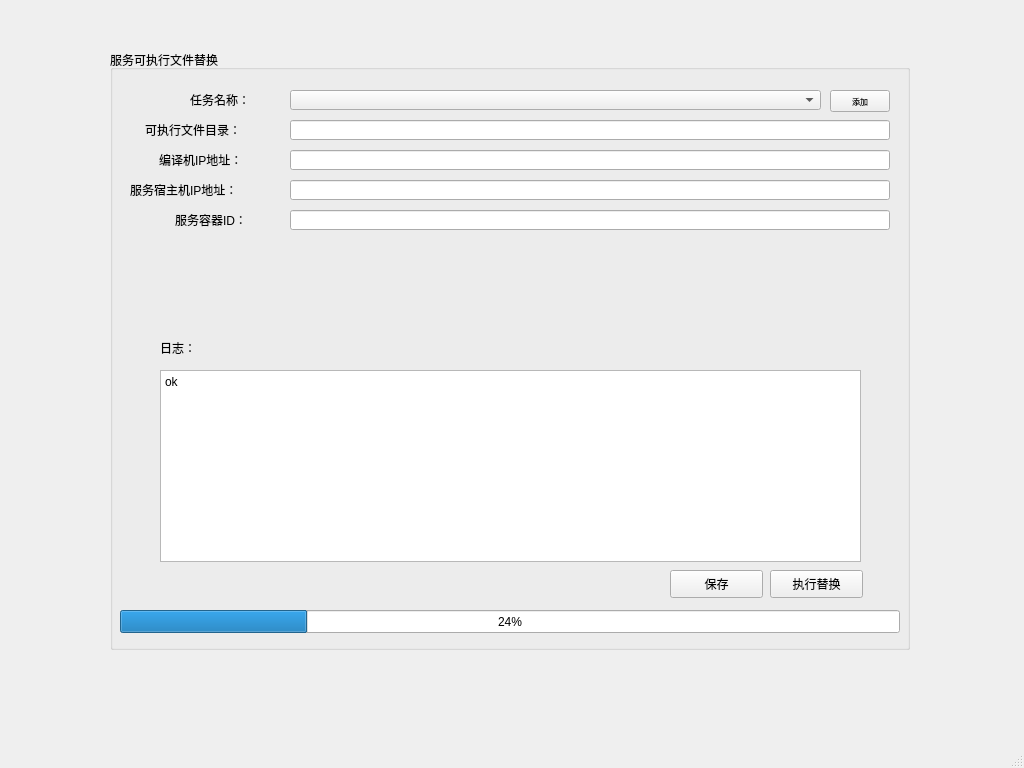
<?xml version="1.0" encoding="UTF-8"?>
<ui version="4.0">
 <class>mainWindow</class>
 <widget class="QMainWindow" name="mainWindow">
  <property name="geometry">
   <rect>
    <x>0</x>
    <y>0</y>
    <width>1024</width>
    <height>768</height>
   </rect>
  </property>
  <property name="windowTitle">
   <string>微服务替换助手 - liuxinhao4@huawei.com</string>
  </property>
  <widget class="QWidget" name="centralwidget">
   <widget class="QGroupBox" name="groupBox">
    <property name="geometry">
     <rect>
      <x>110</x>
      <y>50</y>
      <width>800</width>
      <height>600</height>
     </rect>
    </property>
    <property name="title">
     <string>服务可执行文件替换</string>
    </property>
    <widget class="QProgressBar" name="progressBar">
     <property name="enabled">
      <bool>true</bool>
     </property>
     <property name="geometry">
      <rect>
       <x>10</x>
       <y>560</y>
       <width>780</width>
       <height>23</height>
      </rect>
     </property>
     <property name="value">
      <number>24</number>
     </property>
     <property name="textVisible">
      <bool>true</bool>
     </property>
     <property name="invertedAppearance">
      <bool>false</bool>
     </property>
    </widget>
    <widget class="QPushButton" name="ReplaceButton">
     <property name="geometry">
      <rect>
       <x>660</x>
       <y>520</y>
       <width>93</width>
       <height>28</height>
      </rect>
     </property>
     <property name="text">
      <string>执行替换</string>
     </property>
    </widget>
    <widget class="QPushButton" name="StoreButton">
     <property name="geometry">
      <rect>
       <x>560</x>
       <y>520</y>
       <width>93</width>
       <height>28</height>
      </rect>
     </property>
     <property name="text">
      <string>保存</string>
     </property>
    </widget>
    <widget class="QLineEdit" name="PathLineEdit">
     <property name="geometry">
      <rect>
       <x>180</x>
       <y>70</y>
       <width>600</width>
       <height>20</height>
      </rect>
     </property>
    </widget>
    <widget class="QLabel" name="label">
     <property name="geometry">
      <rect>
       <x>80</x>
       <y>40</y>
       <width>150</width>
       <height>20</height>
      </rect>
     </property>
     <property name="text">
      <string>任务名称：</string>
     </property>
    </widget>
    <widget class="QComboBox" name="NameComboBox">
     <property name="geometry">
      <rect>
       <x>180</x>
       <y>40</y>
       <width>531</width>
       <height>20</height>
      </rect>
     </property>
    </widget>
    <widget class="QLabel" name="label_2">
     <property name="geometry">
      <rect>
       <x>35</x>
       <y>70</y>
       <width>150</width>
       <height>20</height>
      </rect>
     </property>
     <property name="text">
      <string>可执行文件目录：</string>
     </property>
    </widget>
    <widget class="QLabel" name="label_3">
     <property name="geometry">
      <rect>
       <x>49</x>
       <y>100</y>
       <width>120</width>
       <height>20</height>
      </rect>
     </property>
     <property name="text">
      <string>编译机IP地址：</string>
     </property>
    </widget>
    <widget class="QLabel" name="label_4">
     <property name="geometry">
      <rect>
       <x>20</x>
       <y>130</y>
       <width>150</width>
       <height>20</height>
      </rect>
     </property>
     <property name="text">
      <string>服务宿主机IP地址：</string>
     </property>
    </widget>
    <widget class="QLabel" name="label_5">
     <property name="geometry">
      <rect>
       <x>65</x>
       <y>160</y>
       <width>150</width>
       <height>20</height>
      </rect>
     </property>
     <property name="text">
      <string>服务容器ID：</string>
     </property>
    </widget>
    <widget class="QLineEdit" name="CompileLineEdit">
     <property name="geometry">
      <rect>
       <x>180</x>
       <y>100</y>
       <width>600</width>
       <height>20</height>
      </rect>
     </property>
    </widget>
    <widget class="QLineEdit" name="HostLineEdit">
     <property name="geometry">
      <rect>
       <x>180</x>
       <y>130</y>
       <width>600</width>
       <height>20</height>
      </rect>
     </property>
    </widget>
    <widget class="QLineEdit" name="ConIDLineEdit">
     <property name="geometry">
      <rect>
       <x>180</x>
       <y>160</y>
       <width>600</width>
       <height>20</height>
      </rect>
     </property>
    </widget>
    <widget class="QTextBrowser" name="LogTextBrowser">
     <property name="geometry">
      <rect>
       <x>50</x>
       <y>320</y>
       <width>701</width>
       <height>192</height>
      </rect>
     </property>
     <property name="html">
      <string>&lt;!DOCTYPE HTML PUBLIC &quot;-//W3C//DTD HTML 4.0//EN&quot; &quot;http://www.w3.org/TR/REC-html40/strict.dtd&quot;&gt;
&lt;html&gt;&lt;head&gt;&lt;meta name=&quot;qrichtext&quot; content=&quot;1&quot; /&gt;&lt;style type=&quot;text/css&quot;&gt;
p, li { white-space: pre-wrap; }
&lt;/style&gt;&lt;/head&gt;&lt;body style=&quot; font-family:'SimSun'; font-size:9pt; font-weight:400; font-style:normal;&quot;&gt;
&lt;p style=&quot; margin-top:0px; margin-bottom:0px; margin-left:0px; margin-right:0px; -qt-block-indent:0; text-indent:0px;&quot;&gt;ok&lt;/p&gt;&lt;/body&gt;&lt;/html&gt;</string>
     </property>
    </widget>
    <widget class="QLabel" name="label_6">
     <property name="geometry">
      <rect>
       <x>50</x>
       <y>290</y>
       <width>72</width>
       <height>15</height>
      </rect>
     </property>
     <property name="text">
      <string>日志：</string>
     </property>
    </widget>
    <widget class="QPushButton" name="AddPushButton">
     <property name="geometry">
      <rect>
       <x>720</x>
       <y>40</y>
       <width>60</width>
       <height>22</height>
      </rect>
     </property>
     <property name="font">
      <font>
       <family>Adobe Arabic</family>
       <pointsize>6</pointsize>
      </font>
     </property>
     <property name="text">
      <string>添加</string>
     </property>
    </widget>
   </widget>
  </widget>
  <widget class="QMenuBar" name="menubar">
   <property name="geometry">
    <rect>
     <x>0</x>
     <y>0</y>
     <width>1024</width>
     <height>26</height>
    </rect>
   </property>
  </widget>
  <widget class="QStatusBar" name="statusbar"/>
 </widget>
 <resources/>
 <connections/>
</ui>
